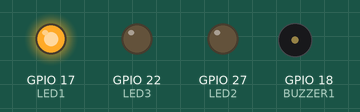
Bench run of a program on a simulated Raspberry Pi (BCM pin numbers). On the bench: output pins drawn as LEDs (lit = HIGH), buzzer (waves = sounding, pin HIGH).

Above: at 0.1 s.
At 60.1 s:
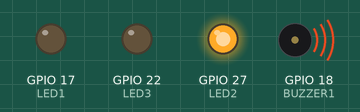
At 65.1 s:
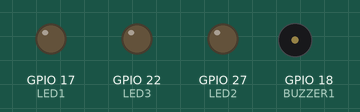
At 70.1 s:
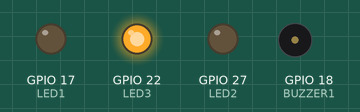
Timing chart, 0 to 71.6 s (numbered marks = the images above):
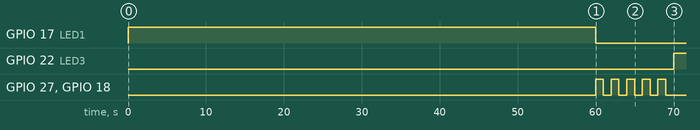

The program:

homework0421_repo1.py
```python
"""實驗一 3個LED控制
分別給于編號 LED1,LED2,LED3，執行:
(1) LED1:亮(ON)1分鐘;LED2&LED3暗(OFF)
(2) LED1:OFF；LDE2:閃爍5次，間隔1秒，當LED2 ON 時，Buzzer發出聲音；LED3:OFF
(3) LED1 & LED2:OFF；LED3:ON 1分鐘
(4) LED1:OFF；LDE2:閃爍3次，間隔1秒，當LED2 ON 時，Buzzer發出聲音；LED3:OFF
repeat (1)到(4)
"""

import RPi.GPIO as GPIO
from time import sleep

GPIO.setmode(GPIO.BCM)
LED1 = 17
LED2 = 27
LED3 = 22
BUZZER1 = 18
GPIO.setup(LED1, GPIO.OUT)
GPIO.setup(LED2, GPIO.OUT)
GPIO.setup(LED3, GPIO.OUT)
GPIO.setup(BUZZER1, GPIO.OUT)


def stepDONE():
    GPIO.output(LED1, False)
    GPIO.output(LED2, False)
    GPIO.output(LED3, False)
    GPIO.output(BUZZER1, False)


def step1():
    GPIO.output(LED1, True)
    GPIO.output(LED2, False)
    GPIO.output(LED3, False)
    GPIO.output(BUZZER1, False)
    sleep(60)
    stepDONE()


def step2():
    GPIO.output(LED1, False)
    GPIO.output(LED3, False)
    for i in range(5):
        GPIO.output(LED2, True)
        GPIO.output(BUZZER1, True)
        sleep(1)
        GPIO.output(LED2, False)
        GPIO.output(BUZZER1, False)
        sleep(1)
    stepDONE()


def step3():
    GPIO.output(LED1, False)
    GPIO.output(LED2, False)
    GPIO.output(LED3, True)
    GPIO.output(BUZZER1, False)
    sleep(60)
    stepDONE()


def step4():
    GPIO.output(LED1, False)
    GPIO.output(LED3, False)
    for i in range(3):
        GPIO.output(LED2, True)
        GPIO.output(BUZZER1, True)
        sleep(1)
        GPIO.output(LED2, False)
        GPIO.output(BUZZER1, False)
        sleep(1)
    stepDONE()


def main():
    try:
        while (True):
            step1()
            step2()
            step3()
            step4()
    except KeyboardInterrupt:
        print("========== user STOP ==========")
    except:
        print("======= other Exception =======")
    finally:
        GPIO.cleanup()
    print("====== GPIO cleanup done =====")
    print("======== end of main() =======")


main()
```

Measured:
- by itself, GPIO 17 (LED1): LOW → HIGH at 0.00 s, → LOW 60.0 s later
- by itself, GPIO 22 (LED3): LOW → HIGH at 70.0 s
- by itself, GPIO 27 (LED2), GPIO 18 (BUZZER1): LOW → HIGH at 60.0 s, → LOW 1.0 s later, → HIGH 1.0 s later, → LOW 1.0 s later, … (10 changes in this stretch)
